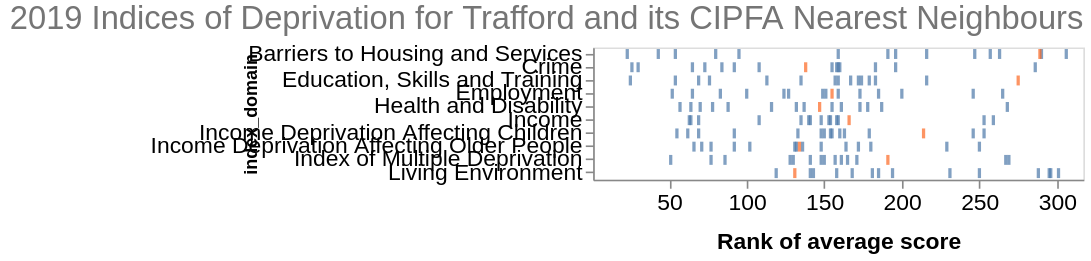

Write the Vega-Lite specification saved for this chart.
### Vega-Lite specification from a JSON file in a GitHub repository (floating-point values rounded to 4 significant figures; data arrays with more than 128 entries replaced by an {"elided": "..."} marker saying what was removed)
{"$schema": "https://vega.github.io/schema/vega-lite/v5.json", "description": "2019 Indices of Deprivation for Trafford and its statistical neighbours", "width": 300, "height": 150, "autosize": {"type": "fit-y"}, "title": {"text": "2019 Indices of Deprivation for Trafford and its CIPFA Nearest Neighbours ", "fontSize": 20, "color": "#757575", "fontWeight": "normal", "anchor": "end"}, "data": {"values": {"elided": "150 records"}}, "mark": "tick", "encoding": {"x": {"field": "rank_average_score", "type": "quantitative", "scale": {"domain": [1, 317]}, "axis": {"title": "Rank of average score", "titleFontSize": 14, "titlePadding": 10, "orient": "bottom"}}, "y": {"field": "index_domain", "type": "nominal", "axis": {"labelLimit": 0}}, "color": {"condition": {"test": "datum['lad19nm'] == 'Trafford'", "value": "#fc6721"}}, "tooltip": [{"field": "lad19nm", "type": "nominal", "title": "Local authority"}, {"field": "index_domain", "type": "nominal", "title": "Domain"}, {"field": "rank_average_score", "type": "quantitative", "title": "Rank of average score"}, {"field": "percent_bottom_decile", "type": "quantitative", "title": "LSOAs in bottom decile", "format": ".01%"}]}, "config": {"axis": {"grid": false, "domainColor": "none", "labelFontSize": 14}, "tick": {"thickness": 2, "bandSize": 35}, "style": {}}}
